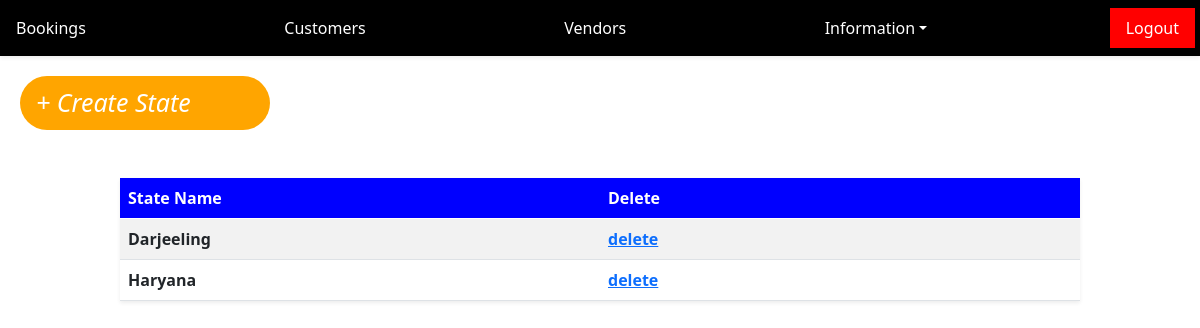
/superadmin/states/ (signed in), run on an earlier commit of the app's database.
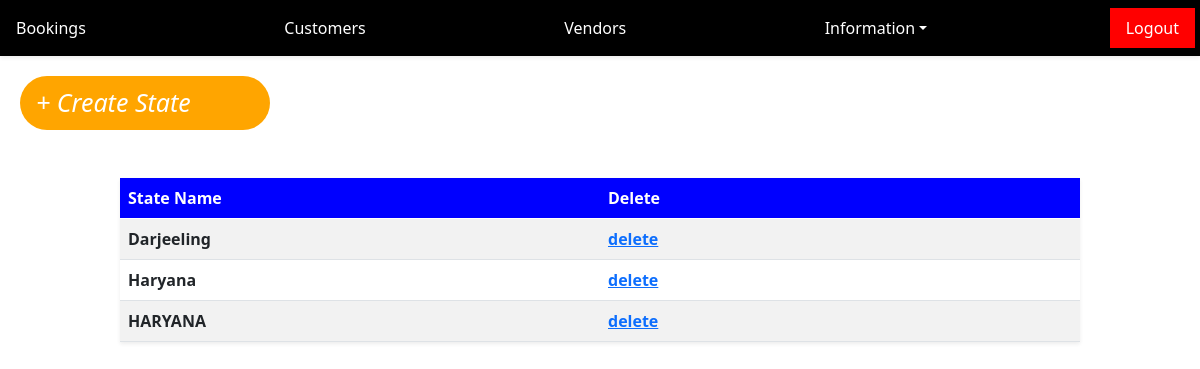
And on a later commit of the database.
### superadmin/models.py (models this page shows, shortened)
class State(models.Model):
	name 		=		models.CharField(max_length=120)

### superadmin/views.py (the view)
# urls.py: path('states/',states,name='states'),
@login_required(login_url="login")
def states(request):
	query 	=	State.objects.all()
	return render(request,'states.html',{'ls':query})

### superadmin/templates/states.html
{% include 'index.html' %}
{% block content %}
<div>
	<a class='nav-link' href="{% url 'create-state' %}" style="color: #fff;background-color:orange;width:250px;margin:20px;font-size:25px;border-radius:400px;font-style:italic"> + Create State<a>
	<center>
		<div>
				<table class="table table-striped mt-5 shadow-sm" style="border-collapse:collapse; table-layout:fixed; width: 80%">
					<thead>
						<tr>
							<th style="background-color: blue;color: #fff">State Name</th>
							<th style="background-color: blue;color: #fff">Delete</th>
						</tr>
					</thead>
					<tbody>
						{% for ls in ls %}
							<tr>
								<th>{{ ls.name }}</th>
								<th><a href="#">delete</a></th>
							</tr>
						{% endfor %}
					</tbody>
				</table>
		</div>
	</center>
</div>
{% endblock %}

What changed in the data, as far as the page shows it:
added State: name "HARYANA"
